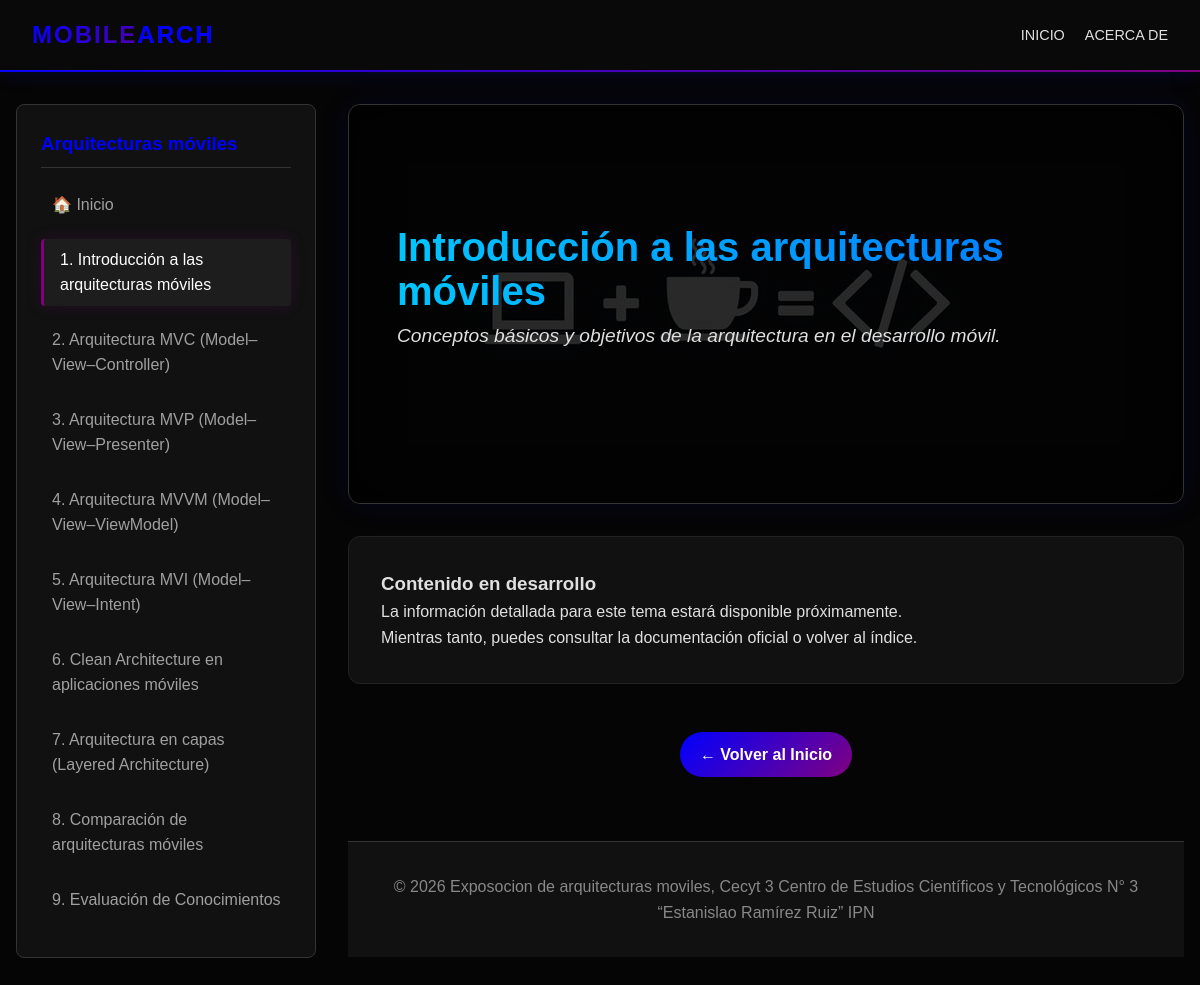
Screenshot of /legacy_php/topic.php?id=1 with the database file from the repository.
### tables this page shows
CREATE TABLE `temas` (
  `id` int(11) NOT NULL AUTO_INCREMENT,
  `titulo` varchar(255) NOT NULL,
  `descripcion` text,
  PRIMARY KEY (`id`)
);

### legacy_php/topic.php (the view)
<?php include 'includes/header.php'; ?>
<?php
$id = isset($_GET['id']) ? intval($_GET['id']) : 0;
if ($id > 0) {
    $sql_topic = "SELECT * FROM temas WHERE id = $id";
    $res_topic = $conn->query($sql_topic);
    if ($res_topic && $res_topic->num_rows > 0) {
        $topic = $res_topic->fetch_assoc();
?>
        <div class="topic-container">
            <div class="hero" style="background: linear-gradient(rgba(0,0,0,0.8), rgba(0,0,0,0.8)), url('/Exposicion/images/intro.jpg'); margin-bottom: 2rem;">
                <div class="hero-text">
                    <h1 class="glow-text" style="font-size: 2.5rem; margin-bottom: 0.5rem;"><?php echo htmlspecialchars($topic["titulo"]); ?></h1>
                    <p style="font-size: 1.2rem; color: #e0e0e0; font-style: italic;">
                        <?php echo htmlspecialchars($topic["descripcion"]); ?>
                    </p>
                </div>
            </div>
            <div class="subtopics-list">
                <?php
                $sql_subs = "SELECT * FROM subtemas WHERE tema_id = $id ORDER BY id ASC";
                $res_subs = $conn->query($sql_subs);
                if ($res_subs && $res_subs->num_rows > 0) {
                    while ($sub = $res_subs->fetch_assoc()) {
                ?>
                        <div class="subtopic card">
                            <h3><?php echo htmlspecialchars($sub["titulo"]); ?></h3>
                            <div class="subtopic-content">
                                <?php
                                echo $sub["contenido"];
                                ?>
                            </div>
                        </div>
                <?php
                    }
                } else {
                ?>
                    <div class="card">
                        <h3>Contenido en desarrollo</h3>
                        <p>La información detallada para este tema estará disponible próximamente.</p>
                        <p>Mientras tanto, puedes consultar la documentación oficial o volver al índice.</p>
                    </div>
                <?php
                }
                ?>
            </div>
            <div style="margin-top: 3rem; text-align: center;">
                <a href="index.php" class="btn-back" style="
                    display: inline-block;
                    padding: 10px 20px;
                    background: var(--gradient-main);
                    color: white;
                    text-decoration: none;
                    border-radius: 25px;
                    font-weight: bold;
                    transition: transform 0.2s;
                ">
                    &larr; Volver al Inicio
                </a>
            </div>
        </div>
<?php
    } else {
        echo '<div class="card"><h2>Tema no encontrado</h2><p>El tema solicitado no existe en nuestra base de datos.</p></div>';
    }
} else {
    echo '<div class="card"><h2>ID de tema inválido</h2><p>Por favor selecciona un tema válido desde el menú.</p></div>';
}
?>
<?php include 'includes/footer.php'; ?>

### includes/header.php (shortened to what this page needs)
<?php
include __DIR__ . '/db.php';
?>
<!DOCTYPE html>
<html lang="es">
<head>
    <link rel="stylesheet" href="css/styles.css?v=<?php echo time(); ?>">
</head>
<body>
    <header>
        <nav class="navbar">
            <div class="logo">Mobile<span style="color:var(--accent-blue)">Arch</span></div>
            <ul class="nav-links">
                <li><a href="index.php">Inicio</a></li>
                <li><a href="about.php">Acerca de</a></li>
            </ul>
        </nav>
    </header>
    <div class="container">
        <aside class="sidebar">
            <h3>Arquitecturas móviles</h3>
            <ul class="topic-list">
                <?php
                $sql = "SELECT id, titulo FROM temas ORDER BY id ASC";
                $result = $conn->query($sql);
                $current_id = isset($_GET['id']) ? intval($_GET['id']) : 0;
                $is_home = basename($_SERVER['PHP_SELF']) == 'index.php';
                echo '<li><a href="index.php" class="' . ($is_home ? 'active' : '') . '">🏠 Inicio</a></li>';
                if ($result && $result->num_rows > 0) {
                    while($row = $result->fetch_assoc()) {
                        $title = $row["titulo"];
                        $active_class = ($row["id"] == $current_id && !$is_home) ? 'active' : '';
                        echo '<li><a href="topic.php?id=' . $row["id"] . '" class="' . $active_class . '">' . $row["id"] . '. ' . htmlspecialchars($title) . '</a></li>';
                    }
                }
                ?>
            </ul>
        </aside>
        <main class="content">

### css/styles.css (style rules this page uses)
:root { --bg-color: #050505; --card-bg: #111111; --text-main: #e0e0e0; --text-secondary: #a0a0a0; --accent-blue: #0000ff; --accent-purple: #800080; --gradient-main: linear-gradient(135deg, var(--accent-blue), var(--accent-purple)); }
* { box-sizing: border-box; margin: 0; padding: 0; }
body { font-family: Arial, Helvetica, sans-serif; font-weight: 400; font-style: normal; background-color: var(--bg-color); color: var(--text-main); line-height: 1.6; overflow-x: hidden; }
h1, h2, h3, h4, h5, h6 { font-family: Arial, Helvetica, sans-serif; font-weight: 700; }
header { background: rgba(10, 10, 10, 0.95); border-bottom: 2px solid; border-image: var(--gradient-main) 1; padding: 1rem 2rem; position: sticky; top: 0; z-index: 1000; box-shadow: 0 0 20px rgba(0, 0, 255, 0.2); animation: slideDown 0.5s ease-out; }
.navbar { display: flex; justify-content: space-between; align-items: center; max-width: 1200px; margin: 0 auto; }
.logo { font-size: 1.5rem; font-weight: bold; background: var(--gradient-main); -webkit-background-clip: text; background-clip: text; color: transparent; text-transform: uppercase; letter-spacing: 2px; }
.nav-links { list-style: none; display: flex; gap: 20px; }
.nav-links a { color: var(--text-main); text-decoration: none; font-weight: 500; transition: color 0.3s ease; text-transform: uppercase; font-size: 0.9rem; }
.container { max-width: 1200px; margin: 2rem auto; padding: 0 1rem; display: flex; gap: 2rem; }
.sidebar { flex: 1; max-width: 300px; background: var(--card-bg); padding: 1.5rem; border-radius: 8px; border: 1px solid #333; height: fit-content; animation: slideInLeft 0.8s ease-out; }
.sidebar h3 { margin-bottom: 1rem; color: var(--accent-blue); border-bottom: 1px solid #333; padding-bottom: 0.5rem; }
.topic-list { list-style: none; }
.topic-list li { margin-bottom: 0.8rem; }
.topic-list a { color: var(--text-secondary); text-decoration: none; display: block; padding: 0.5rem; border-radius: 4px; transition: all 0.3s ease; border-left: 3px solid transparent; }
.topic-list a:hover, .topic-list a.active { background: rgba(255, 255, 255, 0.05); color: #fff; border-left-color: var(--accent-purple); padding-left: 1rem; box-shadow: 0 0 15px rgba(128, 0, 128, 0.2); }
.content { flex: 3; animation: fadeInUp 0.8s ease-out; }
.hero { background: linear-gradient(rgba(0,0,0,0.85), rgba(0,0,0,0.85)), url('../images/intro.jpg'); background-size: cover; background-position: center; min-height: 400px; display: flex; align-items: center; justify-content: space-between; border-radius: 12px; margin-bottom: 2rem; border: 1px solid #333; box-shadow: 0 0 30px rgba(0, 0, 255, 0.1); position: relative; overflow: hidden; animation: zoomIn 1s ease-out; padding: 3rem; }
.hero::after { content: ''; position: absolute; top: 0; left: 0; right: 0; bottom: 0; border-radius: 12px; box-shadow: inset 0 0 50px rgba(0,0,0,0.8); z-index: 1; }
.hero h1 { font-size: 3.5rem; line-height: 1.1; margin-bottom: 1.5rem; background: linear-gradient(90deg, #00c6ff, #0072ff, #9d50bb, #6e48aa); background-size: 300% 300%; -webkit-background-clip: text; background-clip: text; color: transparent; animation: gradientShift 5s ease infinite; }
.hero p { font-size: 1.2rem; color: #ddd; margin-bottom: 2rem; max-width: 90%; }
.card { background: var(--card-bg); border-radius: 12px; padding: 2rem; margin-bottom: 2rem; border: 1px solid #222; position: relative; overflow: hidden; transition: transform 0.3s ease, box-shadow 0.3s ease; animation: fadeInCard 0.8s ease-out backwards; }
.glow-text { animation: neonPulse 3s infinite alternate; }

### rows the page displays
temas: id "1", titulo "Introducción a las arquitecturas móviles", descripcion "Conceptos básicos y objetivos de la arquitectura en el desarrollo móvil."
temas: id "2", titulo "Arquitectura MVC (Model–View–Controller)"
temas: id "3", titulo "Arquitectura MVP (Model–View–Presenter)"
temas: id "4", titulo "Arquitectura MVVM (Model–View–ViewModel)"
temas: id "5", titulo "Arquitectura MVI (Model–View–Intent)"
temas: id "6", titulo "Clean Architecture en aplicaciones móviles"
temas: id "7", titulo "Arquitectura en capas (Layered Architecture)"
temas: id "8", titulo "Comparación de arquitecturas móviles"
temas: id "9", titulo "Evaluación de Conocimientos"
